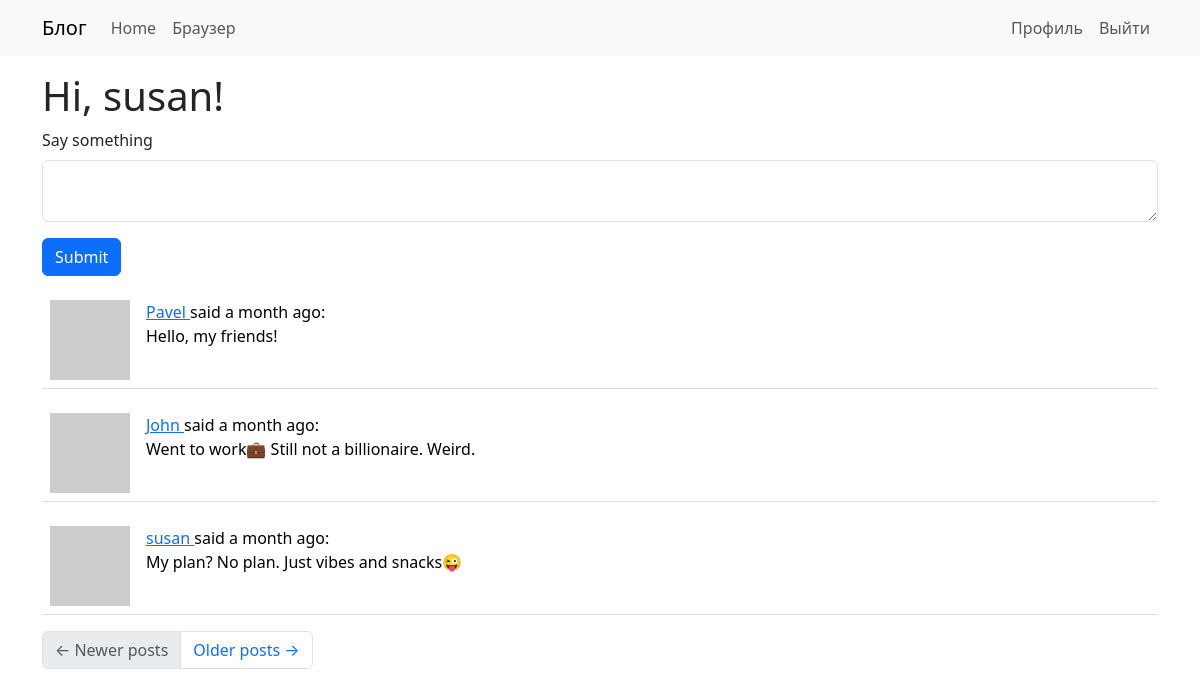
The app's page /index (signed in) with its own data.
### app/models.py (models this page shows, shortened)
class User(UserMixin, db.Model):
    id: so.Mapped[int] = so.mapped_column(primary_key=True)
    username: so.Mapped[str] = so.mapped_column(sa.String(64), index=True,
                                                unique=True)
    email: so.Mapped[str] = so.mapped_column(sa.String(120), index=True,
                                             unique=True)
    password_hash: so.Mapped[Optional[str]] = so.mapped_column(sa.String(256))
    posts: so.WriteOnlyMapped['Post'] = so.relationship(
        back_populates='author')
    about_me: so.Mapped[Optional[str]] = so.mapped_column(sa.String(140))
    last_seen: so.Mapped[Optional[datetime]] = so.mapped_column(
        default=lambda: datetime.now(timezone.utc))
    following: so.WriteOnlyMapped['User'] = so.relationship(
        secondary=followers, primaryjoin=(followers.c.follower_id == id),
        secondaryjoin=(followers.c.followed_id == id),
        back_populates='followers')
    followers: so.WriteOnlyMapped['User'] = so.relationship(
        secondary=followers, primaryjoin=(followers.c.followed_id == id),
        secondaryjoin=(followers.c.follower_id == id),
        back_populates='following')
    def avatar(self, size):
        digest = md5(self.email.lower().encode('utf-8')).hexdigest()
        return f'https://www.gravatar.com/avatar/{digest}?d=identicon&s={size}'
    def following_posts(self):
        Author = so.aliased(User)
        Follower = so.aliased(User)
        return (
            sa.select(Post)
            .join(Post.author.of_type(Author))
            .join(Author.followers.of_type(Follower), isouter=True)
            .where(sa.or_(
                Follower.id == self.id,
                Author.id == self.id,
            ))
            .group_by(Post)
            .order_by(Post.timestamp.desc())
        )

class Post(db.Model):
    id: so.Mapped[int] = so.mapped_column(primary_key=True)
    body: so.Mapped[str] = so.mapped_column(sa.String(140))
    timestamp: so.Mapped[datetime] = so.mapped_column(
        index=True, default=lambda: datetime.now(timezone.utc))
    user_id: so.Mapped[int] = so.mapped_column(sa.ForeignKey(User.id),
                                               index=True)
    author: so.Mapped[User] = so.relationship(back_populates='posts')

### app/routes.py (the view)
@app.route('/', methods=['GET', 'POST'])
@app.route('/index', methods=['GET', 'POST'])
@login_required
def index():
    form = PostForm()
    if form.validate_on_submit():
        post = Post(body=form.post.data, author=current_user)
        db.session.add(post)
        db.session.commit()
        flash('Your post is now live!')
        return redirect(url_for('index'))
    page = request.args.get('page', 1, type=int)
    posts = db.paginate(current_user.following_posts(), page=page,
                        per_page=app.config['POSTS_PER_PAGE'], error_out=False)
    next_url = url_for('index', page=posts.next_num) \
        if posts.has_next else None
    prev_url = url_for('index', page=posts.prev_num) \
        if posts.has_prev else None
    return render_template('index.html', title='Home', form=form,
                           posts=posts.items, next_url=next_url,
                           prev_url=prev_url)

### app/forms.py
class PostForm(FlaskForm):
    post = TextAreaField('Say something', validators=[
        DataRequired(), Length(min=1, max=140)])
    submit = SubmitField('Submit')

### app/models.py (called while the page is built)
@login.user_loader
def load_user(id):
  return db.session.get(User, int(id))

### app/routes.py (called while the page is built)
@app.before_request
def before_request():
    if current_user.is_authenticated:
        current_user.last_seen = datetime.now(timezone.utc)
        db.session.commit()

@app.after_request
def add_header(response):
    response.headers['Cache-Control'] = 'no-store, no-cache, must-revalidate, post-check=0, pre-check=0, max-age=0'
    response.headers['Pragma'] = 'no-cache'
    response.headers['Expires'] = '0'
    return response

### app/templates/index.html
{% extends "base.html" %}
{% import "bootstrap_wtf.html" as wtf %}
{% block content %}
    <h1>Hi, {{ current_user.username }}!</h1>
    {% if form %}
    {{ wtf.quick_form(form) }}
    {% endif %}
    {% for post in posts %}
        {% include '_post.html' %}
    {% endfor %}
    <nav aria-label="Post navigation">
        <ul class="pagination">
            <li class="page-item{% if not prev_url %} disabled{% endif %}">
                <a class="page-link" href="{{ prev_url }}">
                    <span aria-hidden="true">&larr;</span> Newer posts
                </a>
            </li>
            <li class="page-item{% if not next_url %} disabled{% endif %}">
                <a class="page-link" href="{{ next_url }}">
                    Older posts <span aria-hidden="true">&rarr;</span>
                </a>
            </li>
        </ul>
    </nav>
{% endblock %}

### app/templates/_post.html
<table class="table table-hover">
  <tr>
      <td width="70px">
          <a href="{{ url_for('user', username=post.author.username) }}">
              <img src="{{ post.author.avatar(70) }}" />
          </a>
      </td>
      <td>
          <a href="{{ url_for('user', username=post.author.username) }}">
              {{ post.author.username }}
          </a>
          said {{ moment(post.timestamp).fromNow() }}:
          <br>
          {{ post.body }}
      </td>
  </tr>
</table>

### records on screen
User: username "susan"
Post: author.username "Pavel", timestamp "a month ago", body "Hello, my friends!"
Post: author.username "John", timestamp "a month ago", body "Went to work💼 Still not a billionaire. Weird."
Post: author.username "susan", timestamp "a month ago", body "My plan? No plan. Just vibes and snacks😜"

### other values on screen
{{ field.label(class='form-label') }} "Say something"
